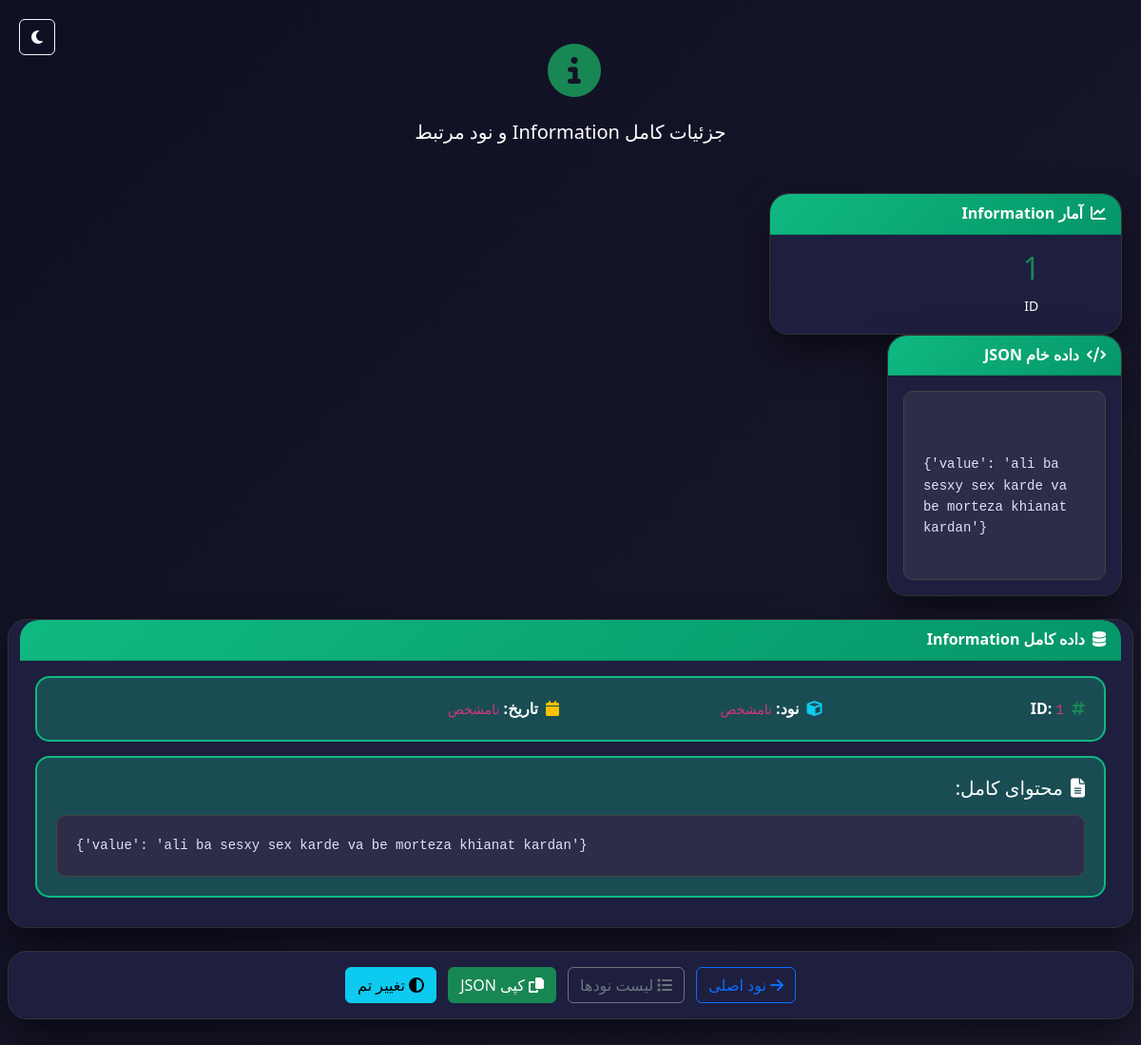
The page /legacy/info/1/ on the database its author committed.
### main/models.py (models this page shows, shortened)
class Information(models.Model):
    VISIBILITY_CHOICES = [
        ('public', 'Everyone can see'),
        ('shared', 'Someone can see'),
        ('private', 'Nobody'),
    ]
    node = models.ForeignKey(
        Node,
        on_delete=models.PROTECT,
        related_name='informations'
    )
    visibility = models.CharField(
        max_length=10,
        choices=VISIBILITY_CHOICES,
        default='private'
    )
    data = models.JSONField(blank=True, null=True)

### main/views.py (the view)
# urls.py: path('legacy/info/<int:info_id>/', views.information_detail, name='legacy_information_detail'),
def information_detail(request, info_id):
    info = get_object_or_404(Information, id=info_id)
    context = {
        'info': info,
        'node': info.node,
        'node_data': info.data,
        'informations': [info],
        'relationships': {
            'outgoing': info.node.relationships_outgoing() if hasattr(info.node, 'relationships_outgoing') else [],
            'incoming': info.node.relationships_incoming() if hasattr(info.node, 'relationships_incoming') else []
        },
    }
    return render(request, 'information_detail.html', context)

### templates/information_detail.html (shortened to what this page needs)
{% load static %}
<!DOCTYPE html>
<html lang="fa" dir="rtl">
<head>
    <link href="https://cdn.jsdelivr.net/npm/bootstrap@5.3.0/dist/css/bootstrap.rtl.min.css" rel="stylesheet">
    <link rel="stylesheet" href="https://cdn.jsdelivr.net/npm/vazirmatn@33.0.4/Vazirmatn-font-face.css">
    <link rel="stylesheet" href="https://cdnjs.cloudflare.com/ajax/libs/font-awesome/6.4.0/css/all.min.css">
</head>
<body data-theme="dark">
    <button class="btn btn-outline-light theme-toggle" onclick="toggleTheme()">
        <i class="fas fa-moon"></i>
    </button>
    <div class="page-wrapper">
        <div class="text-center mb-5">
            <h1 class="display-4 fw-bold mb-3">
                <i class="fas fa-info-circle text-success me-2"></i>
            </h1>
            <p class="lead">جزئیات کامل Information و نود مرتبط</p>
        </div>
        <div class="row g-4">
            <div class="col-lg-4">
                <div class="card">
                    <div class="card-header">
                        <i class="fas fa-chart-line me-2"></i>آمار Information
                    </div>
                    <div class="card-body text-center">
                        <div class="row">
                            <div class="col-6">
                                <div class="h2 text-success">{{ info.id }}</div>
                                <small>ID</small>
                        </div>
                    </div>
                </div>
            </div>
            <div class="col-lg-8">
                <div class="card">
                    <div class="card-header">
                        <i class="fas fa-code me-2"></i>داده خام JSON
                    </div>
                    <div class="card-body">
                        <div class="json-viewer">
                            {{ info.data|safe }}
                        </div>
                    </div>
                </div>
            </div>
        </div>
        <div class="card mt-4">
            <div class="card-header">
                <i class="fas fa-database me-2"></i>داده کامل Information
            </div>
            <div class="card-body">
                <div class="info-item">
                    <div class="row">
                        <div class="col-md-3">
                            <strong><i class="fas fa-hashtag text-success me-2"></i>ID:</strong>
                            <code>{{ info.id }}</code>
                        </div>
                        <div class="col-md-3">
                            <strong><i class="fas fa-cube text-info me-2"></i>نود:</strong>
                            <code>{{ node.userName|default:"نامشخص" }}</code>
                        </div>
                        <div class="col-md-3">
                            <strong><i class="fas fa-calendar text-warning me-2"></i>تاریخ:</strong>
                            <code>{{ info.created_at|date:"Y/m/d H:i"|default:"نامشخص" }}</code>
                        </div>
                    </div>
                </div>
                <div class="info-item">
                    <h5><i class="fas fa-file-alt me-2"></i>محتوای کامل:</h5>
                    <div class="json-viewer mt-3">{{ info.data }}</div>
                </div>
            </div>
        </div>
        <div class="card mt-4">
            <div class="card-body text-center">
                {% if node %}
                <a href="/node/{{ node.id }}/" class="btn btn-outline-primary me-2">
                    <i class="fas fa-arrow-right me-1"></i>نود اصلی
                </a>
                {% endif %}
                <a href="/nodes/" class="btn btn-outline-secondary me-2">
                    <i class="fas fa-list me-1"></i>لیست نودها
                </a>
                <button class="btn btn-success me-2" onclick="copyInfo()">
                    <i class="fas fa-copy me-1"></i>کپی JSON
                </button>
                <button class="btn btn-info" onclick="toggleTheme()">
                    <i class="fas fa-adjust me-1"></i>{{ request.GET.theme|default:"تغییر تم" }}
                </button>
            </div>
        </div>
    </div>
</body>
</html>

### templates/information_detail.html (style rules this page uses)
body { background: linear-gradient(135deg, #0f0f23 0%, #1a1a2e 100%); color: #ffffff; font-family: 'Vazirmatn', Tahoma, system-ui, sans-serif; line-height: 1.6; min-height: 100vh; }
.page-wrapper { max-width: 1200px; margin: 40px auto; padding: 0 20px; }
.card { background: #1e1e3f; border: 1px solid #333; color: #ffffff; border-radius: 20px; backdrop-filter: blur(10px); box-shadow: 0 20px 40px rgba(0,0,0,0.5); transition: all 0.3s ease; }
.card-header { background: linear-gradient(135deg, #10b981 0%, #059669 100%); color: #ffffff !important; border-radius: 20px 20px 0 0 !important; font-weight: bold; }
.json-viewer { background: #2d2d4a; color: #e0e0ff; border-radius: 10px; padding: 20px; font-family: 'Courier New', monospace; font-size: 14px; white-space: pre-wrap; max-height: 500px; overflow-y: auto; direction: ltr; border: 1px solid #444; }
.info-item { cursor: default; padding: 20px; border-radius: 15px; background: rgba(16, 185, 129, 0.3); margin-bottom: 15px; border: 2px solid #10b981; font-size: 16px; }
.theme-toggle { position: fixed; top: 20px; left: 20px; z-index: 1000; }

### rows shown on the page
Information: id "1", data "{'value': 'ali ba sesxy sex karde va be morteza khianat kardan'}…", data "{'value': 'ali ba sesxy sex karde va be morteza khianat kardan'}"

### other values the page prints
{{ node.userName|default:"نامشخص" }} "نامشخص"
{{ info.created_at|date:"Y/m/d H:i"|default:"نامشخص" }} "نامشخص"
{{ request.GET.theme|default:"تغییر تم" }} "تغییر تم"
